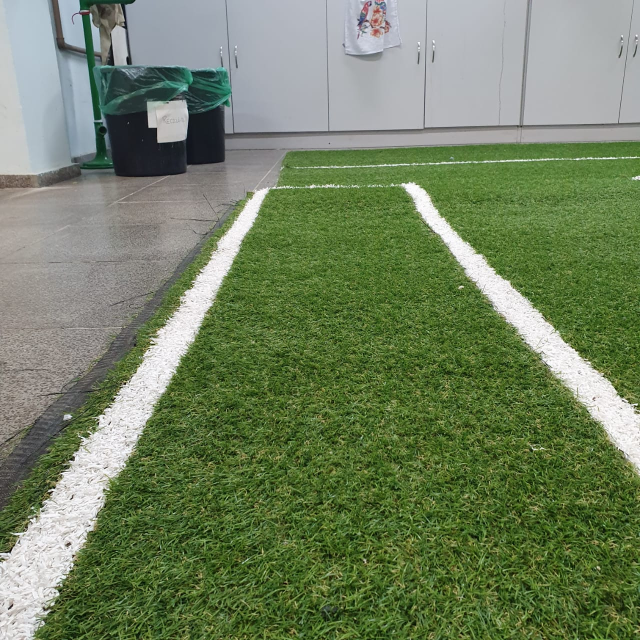
#> input picture image/images/campo2.jpeg, 1280 x 1280 px (shown at 1/2 size)
$ python code.py
#> lines starting #> are read from the running program, lines starting #| are printed output that depends on the picture; after the words box and inside, x2 and y2 are one past the last pixel; in counts of white or black regions, pixels touching at a corner belong together
import cv2
import numpy as np
import matplotlib.pyplot as plt

oriimg = cv2.imread('images/campo2.jpeg', cv2.IMREAD_GRAYSCALE)
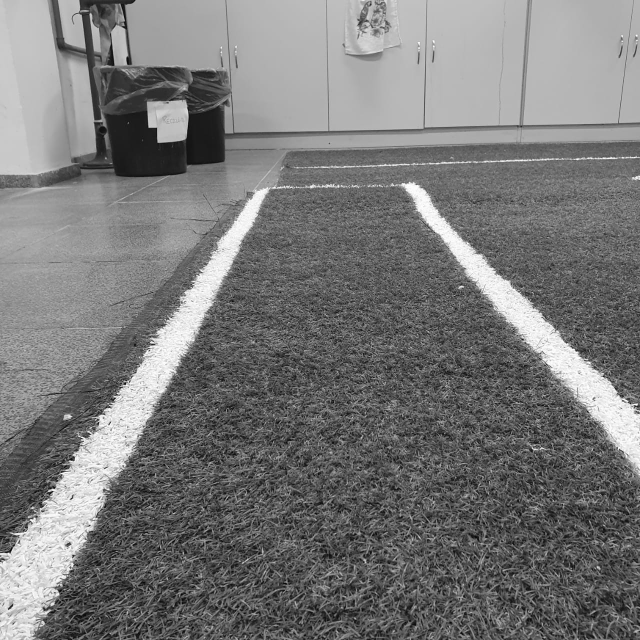
#> oriimg: shape (1280, 1280) (shown at 1/2 size); min 0, max 255, mean 120.5

img = cv2.resize(oriimg,(300, 300))
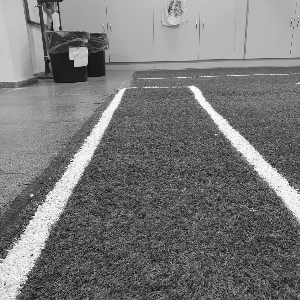
#> img: shape (300, 300); min 4, max 255, mean 120.4
img2 = img[150:300,0:300]
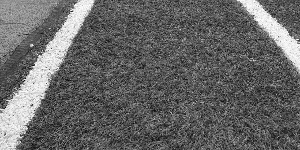
#> img2: shape (150, 300); min 4, max 255, mean 101.7

ret,img3 = cv2.threshold(img2,230,255,cv2.THRESH_BINARY)
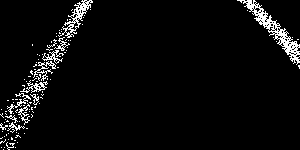
#> img3: shape (150, 300); 4.6% white in thin lines or dots

tam = img.shape
#> tam = (300, 300)
tam2 = img2.shape
#> tam2 = (150, 300)
print(tam, '-', tam2)
#| (300, 300) - (150, 300)

titles = ['Original Image','Resized Image','Res. and Cropped Image','Threshold']
images = [oriimg, img, img2, img3]

for j in range(0,149,1):
	for i in range(0,149,1):
		#print('{ i = [' + str(i) + "] - " + 'j = [' + str(j) + '] }'),
		if(img3[i][j]>230):
			#cv2.circle(img3, (i,j), 1, (200,200,200))
			#print('{ i = [' + str(i) + "] - " + 'j = [' + str(j) + '] ' + 'Valor Local = [' + str(img[i][j]) + '] }'),
			print('\n[Pintou]')
			#cv2.circle(img2, img2[i,j], 1, 85, thickness=1, lineType=8, shift=0)

for i in range(4):
    plt.subplot(1,4,i+1),plt.imshow(images[i],'gray')
    plt.title(titles[i])
    plt.xticks([]),plt.yticks([])

plt.show()

$ run again, with image/images/campo1.jpeg copied over image/images/campo2.jpeg
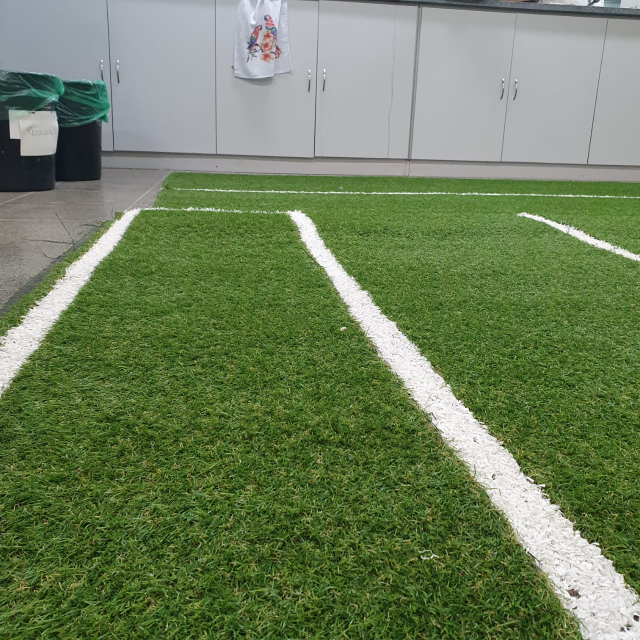
#> input picture image/images/campo1.jpeg, 1280 x 1280 px (shown at 1/2 size)
#> `img2 = img[150:300,0:300]`:
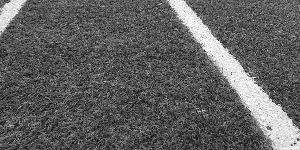
#> img2: shape (150, 300); min 2, max 255, mean 96.1
#> `ret,img3 = cv2.threshold(img2,230,255,cv2.THRESH_BINARY)`:
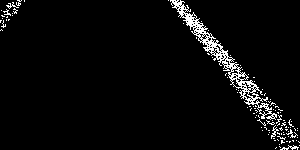
#> img3: shape (150, 300); 4% white in thin lines or dots
#| (300, 300) - (150, 300)

$ run again, with image/images/campo3.jpeg copied over image/images/campo2.jpeg
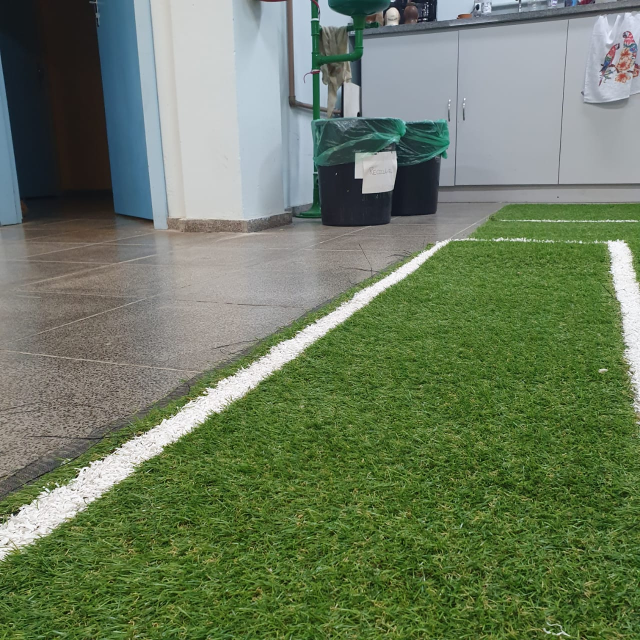
#> input picture image/images/campo3.jpeg, 1280 x 1280 px (shown at 1/2 size)
#> `img2 = img[150:300,0:300]`:
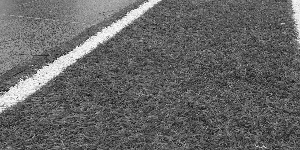
#> img2: shape (150, 300); min 6, max 255, mean 101
#> `ret,img3 = cv2.threshold(img2,230,255,cv2.THRESH_BINARY)`:
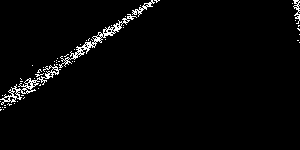
#> img3: shape (150, 300); 2.4% white in thin lines or dots, all inside (x1, y1, x2, y2) = (0, 0, 300, 111)
#| (300, 300) - (150, 300)
